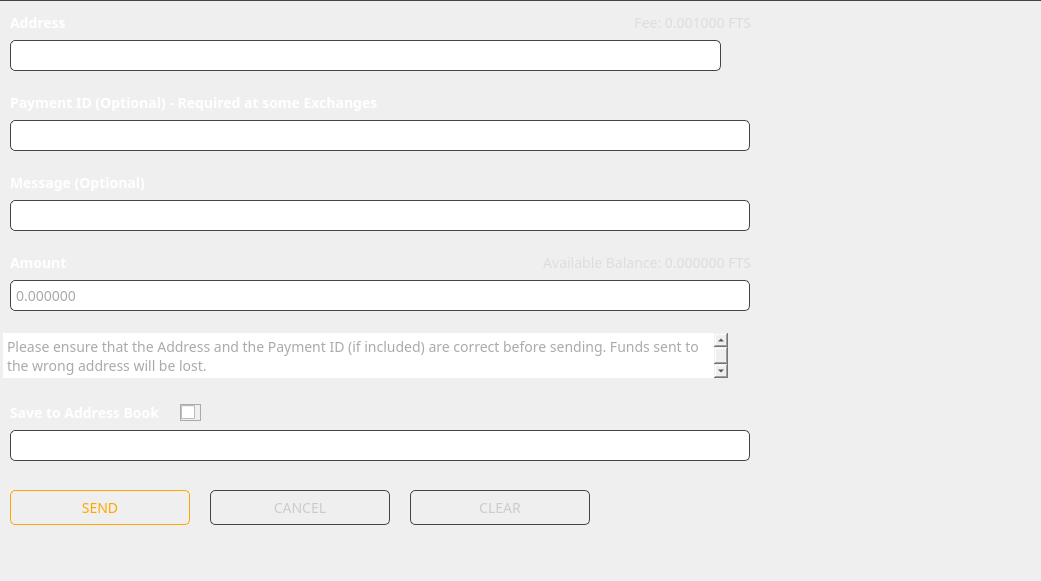
     <widget class="QGroupBox" name="sendBox">
      <property name="geometry">
       <rect>
        <x>210</x>
        <y>105</y>
        <width>1041</width>
        <height>581</height>
       </rect>
      </property>
      <property name="styleSheet">
       <string notr="true">border-top: 1px solid #444;</string>
      </property>
      <property name="title">
       <string/>
      </property>
      <widget class="QTextBrowser" name="textBrowser_3">
       <property name="geometry">
        <rect>
         <x>0</x>
         <y>330</y>
         <width>731</width>
         <height>51</height>
        </rect>
       </property>
       <property name="font">
        <font>
         <family>Poppins</family>
         <pointsize>-1</pointsize>
        </font>
       </property>
       <property name="styleSheet">
        <string notr="true">padding: 3px; font-size: 16px; color: #aaa; border: none;</string>
       </property>
       <property name="html">
        <string>&lt;!DOCTYPE HTML PUBLIC &quot;-//W3C//DTD HTML 4.0//EN&quot; &quot;http://www.w3.org/TR/REC-html40/strict.dtd&quot;&gt;
&lt;html&gt;&lt;head&gt;&lt;meta name=&quot;qrichtext&quot; content=&quot;1&quot; /&gt;&lt;style type=&quot;text/css&quot;&gt;
p, li { white-space: pre-wrap; }
&lt;/style&gt;&lt;/head&gt;&lt;body style=&quot; font-family:'Poppins'; font-size:16px; font-weight:400; font-style:normal;&quot;&gt;
&lt;p style=&quot; margin-top:0px; margin-bottom:0px; margin-left:0px; margin-right:0px; -qt-block-indent:0; text-indent:0px;&quot;&gt;&lt;span style=&quot; font-size:14px;&quot;&gt;Please ensure that the Address and the Payment ID (if included) are correct before sending. Funds sent to the wrong address will be lost.&lt;/span&gt;&lt;/p&gt;&lt;/body&gt;&lt;/html&gt;</string>
       </property>
      </widget>
      <widget class="QLineEdit" name="m_amountEdit">
       <property name="geometry">
        <rect>
         <x>10</x>
         <y>280</y>
         <width>740</width>
         <height>31</height>
        </rect>
       </property>
       <property name="minimumSize">
        <size>
         <width>74</width>
         <height>31</height>
        </size>
       </property>
       <property name="maximumSize">
        <size>
         <width>740</width>
         <height>16777215</height>
        </size>
       </property>
       <property name="font">
        <font>
         <family>Poppins</family>
         <pointsize>-1</pointsize>
        </font>
       </property>
       <property name="styleSheet">
        <string notr="true">padding: 3px; border: 1px solid #444; border-radius: 5px; font-family: 'Poppins'; font-size: 14px; color: #aaa;</string>
       </property>
       <property name="text">
        <string>0.000000</string>
       </property>
      </widget>
      <widget class="QLabel" name="pidLabel">
       <property name="geometry">
        <rect>
         <x>10</x>
         <y>90</y>
         <width>500</width>
         <height>25</height>
        </rect>
       </property>
       <property name="font">
        <font>
         <family>Poppins</family>
         <pointsize>-1</pointsize>
         <weight>75</weight>
         <bold>true</bold>
        </font>
       </property>
       <property name="styleSheet">
        <string notr="true">color: #fff; font-size: 14px; font-family: 'Poppins'; font-weight: bold;
border: none;</string>
       </property>
       <property name="text">
        <string>Payment ID (Optional) - Required at some Exchanges</string>
       </property>
      </widget>
      <widget class="QLabel" name="amountLabel_2">
       <property name="geometry">
        <rect>
         <x>10</x>
         <y>170</y>
         <width>301</width>
         <height>25</height>
        </rect>
       </property>
       <property name="font">
        <font>
         <family>Poppins</family>
         <pointsize>-1</pointsize>
         <weight>75</weight>
         <bold>true</bold>
        </font>
       </property>
       <property name="styleSheet">
        <string notr="true">color: #fff; font-size: 14px; font-family: 'Poppins'; font-weight: bold;
border: none;</string>
       </property>
       <property name="text">
        <string>Message (Optional)</string>
       </property>
      </widget>
      <widget class="QLabel" name="labelLabel">
       <property name="geometry">
        <rect>
         <x>10</x>
         <y>400</y>
         <width>281</width>
         <height>25</height>
        </rect>
       </property>
       <property name="font">
        <font>
         <family>Poppins</family>
         <pointsize>-1</pointsize>
         <weight>75</weight>
         <bold>true</bold>
        </font>
       </property>
       <property name="styleSheet">
        <string notr="true">color: #fff; font-size: 14px; font-family: 'Poppins'; font-weight: bold;
border: none;</string>
       </property>
       <property name="text">
        <string>Save to Address Book</string>
       </property>
      </widget>
      <widget class="QLabel" name="amountLabel">
       <property name="geometry">
        <rect>
         <x>10</x>
         <y>250</y>
         <width>291</width>
         <height>25</height>
        </rect>
       </property>
       <property name="font">
        <font>
         <family>Poppins</family>
         <pointsize>-1</pointsize>
         <weight>75</weight>
         <bold>true</bold>
        </font>
       </property>
       <property name="styleSheet">
        <string notr="true">color: #fff; font-size: 14px; font-family: 'Poppins'; font-weight: bold;
border: none;</string>
       </property>
       <property name="text">
        <string>Amount</string>
       </property>
      </widget>
      <widget class="QLineEdit" name="m_addressLabel">
       <property name="geometry">
        <rect>
         <x>10</x>
         <y>430</y>
         <width>740</width>
         <height>31</height>
        </rect>
       </property>
       <property name="minimumSize">
        <size>
         <width>100</width>
         <height>31</height>
        </size>
       </property>
       <property name="maximumSize">
        <size>
         <width>740</width>
         <height>16777215</height>
        </size>
       </property>
       <property name="font">
        <font>
         <family>Poppins</family>
         <pointsize>-1</pointsize>
        </font>
       </property>
       <property name="styleSheet">
        <string notr="true">padding: 3px; border: 1px solid #444; border-radius: 5px; font-family: 'Poppins'; font-size: 14px; color: #aaa;</string>
       </property>
       <property name="text">
        <string/>
       </property>
      </widget>
      <widget class="QLabel" name="m_balanceLabel">
       <property name="geometry">
        <rect>
         <x>400</x>
         <y>250</y>
         <width>351</width>
         <height>25</height>
        </rect>
       </property>
       <property name="minimumSize">
        <size>
         <width>100</width>
         <height>25</height>
        </size>
       </property>
       <property name="maximumSize">
        <size>
         <width>360</width>
         <height>16777215</height>
        </size>
       </property>
       <property name="font">
        <font>
         <family>Poppins</family>
         <pointsize>-1</pointsize>
        </font>
       </property>
       <property name="styleSheet">
        <string notr="true">color: #ddd; font-size: 14px; font-family: 'Poppins';
border: none;</string>
       </property>
       <property name="text">
        <string notr="true">Available Balance: 0.000000 FTS</string>
       </property>
       <property name="alignment">
        <set>Qt::AlignRight|Qt::AlignTrailing|Qt::AlignVCenter</set>
       </property>
      </widget>
      <widget class="QLineEdit" name="m_messageEdit">
       <property name="geometry">
        <rect>
         <x>10</x>
         <y>200</y>
         <width>740</width>
         <height>31</height>
        </rect>
       </property>
       <property name="minimumSize">
        <size>
         <width>360</width>
         <height>31</height>
        </size>
       </property>
       <property name="maximumSize">
        <size>
         <width>740</width>
         <height>16777215</height>
        </size>
       </property>
       <property name="font">
        <font>
         <family>Poppins</family>
         <pointsize>-1</pointsize>
        </font>
       </property>
       <property name="styleSheet">
        <string notr="true">padding: 3px; border: 1px solid #444; border-radius: 5px; font-family: 'Poppins'; font-size: 14px; color: #aaa;</string>
       </property>
       <property name="text">
        <string/>
       </property>
      </widget>
      <widget class="QPushButton" name="m_addressBookButton">
       <property name="geometry">
        <rect>
         <x>724</x>
         <y>43</y>
         <width>25</width>
         <height>25</height>
        </rect>
       </property>
       <property name="minimumSize">
        <size>
         <width>25</width>
         <height>25</height>
        </size>
       </property>
       <property name="maximumSize">
        <size>
         <width>260</width>
         <height>35</height>
        </size>
       </property>
       <property name="font">
        <font>
         <family>Poppins</family>
        </font>
       </property>
       <property name="styleSheet">
        <string notr="true">border: none;</string>
       </property>
       <property name="text">
        <string/>
       </property>
       <property name="icon">
        <iconset resource="../../resources.qrc">
         <normaloff>:/icons/address-book</normaloff>:/icons/address-book</iconset>
       </property>
      </widget>
      <widget class="QLabel" name="adressLabel">
       <property name="geometry">
        <rect>
         <x>10</x>
         <y>10</y>
         <width>121</width>
         <height>25</height>
        </rect>
       </property>
       <property name="font">
        <font>
         <family>Poppins</family>
         <pointsize>-1</pointsize>
         <weight>75</weight>
         <bold>true</bold>
        </font>
       </property>
       <property name="styleSheet">
        <string notr="true">color: #fff; font-size: 14px; font-family: 'Poppins'; font-weight: bold;
border: none;</string>
       </property>
       <property name="text">
        <string>Address</string>
       </property>
      </widget>
      <widget class="QLineEdit" name="m_paymentIdEdit">
       <property name="geometry">
        <rect>
         <x>10</x>
         <y>120</y>
         <width>740</width>
         <height>31</height>
        </rect>
       </property>
       <property name="minimumSize">
        <size>
         <width>0</width>
         <height>31</height>
        </size>
       </property>
       <property name="font">
        <font>
         <family>Poppins</family>
         <pointsize>-1</pointsize>
        </font>
       </property>
       <property name="styleSheet">
        <string notr="true">padding: 3px; border: 1px solid #444; border-radius: 5px; font-family: 'Poppins'; font-size: 14px; color: #aaa;</string>
       </property>
       <property name="text">
        <string/>
       </property>
      </widget>
      <widget class="QLineEdit" name="m_addressEdit">
       <property name="geometry">
        <rect>
         <x>10</x>
         <y>40</y>
         <width>711</width>
         <height>31</height>
        </rect>
       </property>
       <property name="minimumSize">
        <size>
         <width>0</width>
         <height>31</height>
        </size>
       </property>
       <property name="font">
        <font>
         <family>Poppins</family>
         <pointsize>-1</pointsize>
        </font>
       </property>
       <property name="styleSheet">
        <string notr="true">padding: 3px; border: 1px solid #444; border-radius: 5px; font-family: 'Poppins'; font-size: 14px; color: #aaa;</string>
       </property>
       <property name="text">
        <string/>
       </property>
      </widget>
      <widget class="QPushButton" name="m_sendFundsButton">
       <property name="geometry">
        <rect>
         <x>10</x>
         <y>490</y>
         <width>180</width>
         <height>35</height>
        </rect>
       </property>
       <property name="minimumSize">
        <size>
         <width>180</width>
         <height>35</height>
        </size>
       </property>
       <property name="maximumSize">
        <size>
         <width>180</width>
         <height>35</height>
        </size>
       </property>
       <property name="font">
        <font>
         <family>Poppins</family>
         <pointsize>-1</pointsize>
        </font>
       </property>
       <property name="styleSheet">
        <string notr="true">QPushButton#m_sendFundsButton {color: orange; ; border: 1px solid orange; font-size: 14px; border-radius: 5px; font-family: 'Poppins';}

QPushButton#m_sendFundsButton:hover {color:#FFD700; ; border: 1px solid orange; font-size: 14px; border-radius: 5px;font-family: 'Poppins';}</string>
       </property>
       <property name="text">
        <string>SEND</string>
       </property>
      </widget>
      <widget class="QPushButton" name="m_cancelButton">
       <property name="geometry">
        <rect>
         <x>210</x>
         <y>490</y>
         <width>180</width>
         <height>35</height>
        </rect>
       </property>
       <property name="minimumSize">
        <size>
         <width>180</width>
         <height>35</height>
        </size>
       </property>
       <property name="maximumSize">
        <size>
         <width>180</width>
         <height>35</height>
        </size>
       </property>
       <property name="font">
        <font>
         <family>Poppins</family>
         <pointsize>-1</pointsize>
        </font>
       </property>
       <property name="styleSheet">
        <string notr="true">QPushButton#m_cancelButton {color: #ccc; border: 1px solid #444; font-size: 14px; border-radius: 5px;font-family: 'Poppins';}

QPushButton#m_cancelButton:hover {color: #fff; border: 1px solid #444; font-size: 14px; border-radius: 5px; font-family: 'Poppins';}</string>
       </property>
       <property name="text">
        <string>CANCEL</string>
       </property>
      </widget>
      <widget class="QLabel" name="m_sendFee">
       <property name="geometry">
        <rect>
         <x>400</x>
         <y>10</y>
         <width>351</width>
         <height>25</height>
        </rect>
       </property>
       <property name="minimumSize">
        <size>
         <width>100</width>
         <height>25</height>
        </size>
       </property>
       <property name="maximumSize">
        <size>
         <width>360</width>
         <height>16777215</height>
        </size>
       </property>
       <property name="font">
        <font>
         <family>Poppins</family>
         <pointsize>-1</pointsize>
        </font>
       </property>
       <property name="styleSheet">
        <string notr="true">color: #ddd; font-size: 14px; font-family: 'Poppins';
border: none;</string>
       </property>
       <property name="text">
        <string notr="true">Fee: 0.001000 FTS</string>
       </property>
       <property name="alignment">
        <set>Qt::AlignRight|Qt::AlignTrailing|Qt::AlignVCenter</set>
       </property>
      </widget>
      <widget class="QCheckBox" name="m_saveAddress">
       <property name="geometry">
        <rect>
         <x>180</x>
         <y>404</y>
         <width>21</width>
         <height>17</height>
        </rect>
       </property>
       <property name="styleSheet">
        <string notr="true">border: 1px solid #aaa; color: white;</string>
       </property>
       <property name="text">
        <string/>
       </property>
      </widget>
      <widget class="QPushButton" name="m_clearAllButton">
       <property name="geometry">
        <rect>
         <x>410</x>
         <y>490</y>
         <width>180</width>
         <height>35</height>
        </rect>
       </property>
       <property name="minimumSize">
        <size>
         <width>180</width>
         <height>35</height>
        </size>
       </property>
       <property name="maximumSize">
        <size>
         <width>180</width>
         <height>35</height>
        </size>
       </property>
       <property name="font">
        <font>
         <family>Poppins</family>
         <pointsize>-1</pointsize>
        </font>
       </property>
       <property name="cursor">
        <cursorShape>ArrowCursor</cursorShape>
       </property>
       <property name="styleSheet">
        <string notr="true">QPushButton#m_clearAllButton {color: #ccc; border: 1px solid #444; font-size: 14px; border-radius: 5px;font-family: 'Poppins';}

QPushButton#m_clearAllButton:hover {color: #fff; border: 1px solid #444; font-size: 14px; border-radius: 5px; font-family: 'Poppins';}</string>
       </property>
       <property name="text">
        <string>CLEAR</string>
       </property>
      </widget>
      <zorder>textBrowser_3</zorder>
      <zorder>m_amountEdit</zorder>
      <zorder>pidLabel</zorder>
      <zorder>amountLabel_2</zorder>
      <zorder>labelLabel</zorder>
      <zorder>amountLabel</zorder>
      <zorder>m_addressLabel</zorder>
      <zorder>m_messageEdit</zorder>
      <zorder>adressLabel</zorder>
      <zorder>m_paymentIdEdit</zorder>
      <zorder>m_addressEdit</zorder>
      <zorder>m_sendFundsButton</zorder>
      <zorder>m_cancelButton</zorder>
      <zorder>m_sendFee</zorder>
      <zorder>m_addressBookButton</zorder>
      <zorder>m_saveAddress</zorder>
      <zorder>m_clearAllButton</zorder>
      <zorder>m_balanceLabel</zorder>
     </widget>
